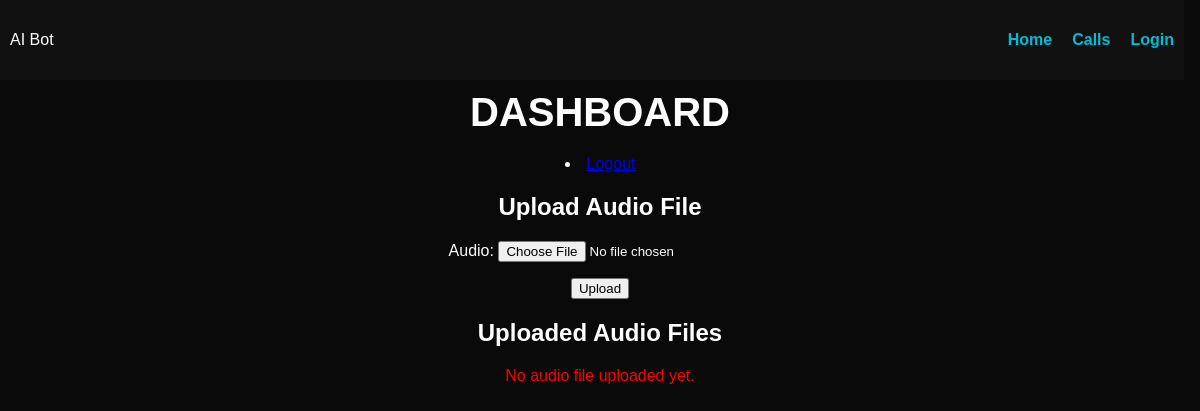
The app's page /call/ (signed in), older data.
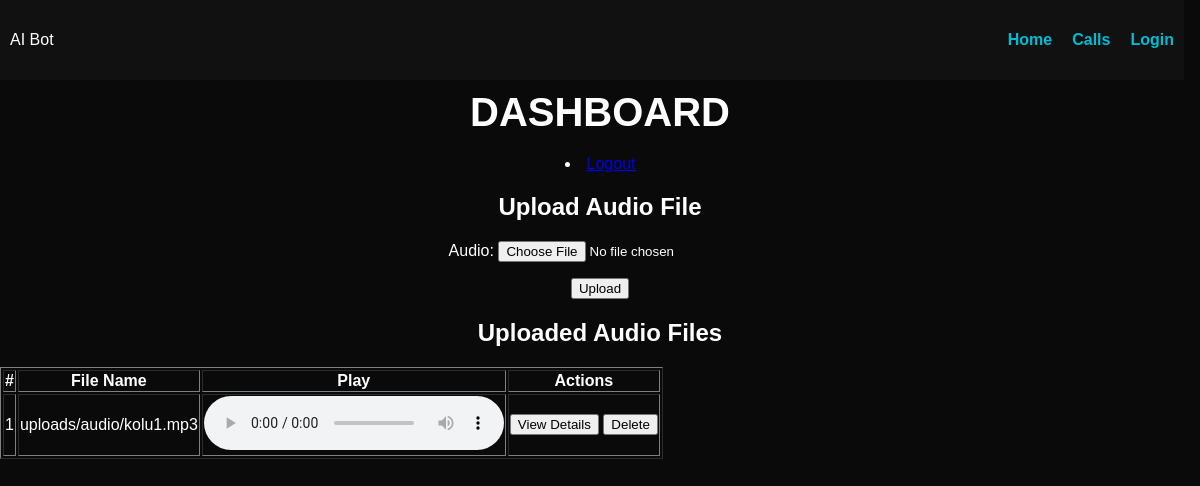
The same page, newer data.
### mainapp/models.py (models this page shows, shortened)
class AudioFile(models.Model):
    audio = models.FileField(upload_to="uploads/audio/")
    uploaded_at = models.DateTimeField(auto_now_add=True)

### mainapp/views.py (the view)
# urls.py: path('call/',call,name='call'),
@login_required(login_url='login')
def call(request):
    if request.method == "POST":
        form = AudioUploadForm(request.POST, request.FILES)
        if form.is_valid():
            uploaded_file = request.FILES["audio"]
            if not AudioFile.objects.filter(audio="uploads/audio/" + uploaded_file.name).exists():
                form.save()
        return redirect("call")
    else:
        form = AudioUploadForm()
    audio_files = AudioFile.objects.all()
    return render(request, "call.html", {"form": form, "audio_files": audio_files})

### mainapp/forms.py
class AudioUploadForm(forms.ModelForm):
    class Meta:
        model = AudioFile
        fields = ['audio']

### templates/call.html (shortened to what this page needs)
{% extends "base.html" %}
{% load static %}
{% block content %}
<div class="dashboard">
    <h1>Dashboard</h1>
    <li><a href="{% url 'logout' %}">Logout</a></li>
    <div class="upload-section">
        <h2>Upload Audio File</h2>
        <form method="post" enctype="multipart/form-data">
            {{ form.as_p }}
            <button type="submit">Upload</button>
        </form>
    </div>
    <div class="audio-list">
        <h2>Uploaded Audio Files</h2>
        {% if audio_files %}
        <table border="1">
            <thead>
                <tr>
                    <th>#</th>
                    <th>File Name</th>
                    <th>Play</th>
                    <th>Actions</th>
                </tr>
            </thead>
            <tbody>
                {% for audio in audio_files %}
                <tr>
                    <td>{{ forloop.counter }}</td>
                    <td>{{ audio.audio.name }}</td>
                    <td>
                        <audio controls>
                            <source src="{{ audio.audio.url }}" type="audio/mpeg">
                        </audio>
                    </td>
                    <td>
                        <button class="details-btn" data-audio-id="{{ audio.id }}">View Details</button>
                        <form method="post" action="{% url 'delete_audio' audio.id %}" style="display:inline;">
                            <button type="submit" class="delete-btn" onclick="return confirm('Are you sure you want to delete this file?');">
                                Delete
                            </button>
                        </form>
                    </td>
                </tr>
                {% endfor %}
            </tbody>
        </table>
        {% else %}
        <p style="color: red; text-align: center;">No audio file uploaded yet.</p>
        {% endif %}
    </div>
</div>
{% endblock %}

### templates/base.html (shortened to what this page needs)
{% load static %}
<!DOCTYPE html>
<html lang="en">
<head>
    <link rel="stylesheet" href="{% static 'css/base.css' %}">
</head>
<body>
    <nav class="navbar">
        <div class="logo">AI Bot</div>
        <ul class="nav-links">
            <li><a href="{% url 'home' %}">Home</a></li>
            <li><a href="{% url 'call' %}">Calls</a></li>
            <li><a href="{% url 'login' %}">Login</a></li>
        </ul>
    </nav>
    <div class="container">
        {% block content %}{% endblock %}
    </div>
</body>
</html>

### static/css/base.css (style rules this page uses)
body { margin: 0; font-family: Arial, sans-serif; background: #0a0a0a; color: #ffffff; }
.navbar { display: flex; justify-content: space-between; align-items: center; background: #111; padding: 15px 10px; position: fixed; width: 97%; top: 0; z-index: 1000; }
.nav-links { list-style: none; display: flex; gap: 20px; padding: 0; }
.nav-links li { display: inline; }
.nav-links a { text-decoration: none; color: #00bcd4; font-weight: bold; transition: color 0.3s ease-in-out; }
.container { padding-top: 70px; text-align: center; }
.dashboard h1 { font-size: 2.5em; margin: 20px 0; text-transform: uppercase; animation: fadeIn 1s ease-in-out; }

Row changes from the older to the newer data that the page shows:
added AudioFile: audio.name "uploads/audio/kolu1.mp3"
Text that changed along with them:
text no longer shown: "No audio file uploaded yet."
text now shown: "# File Name Play Actions"
